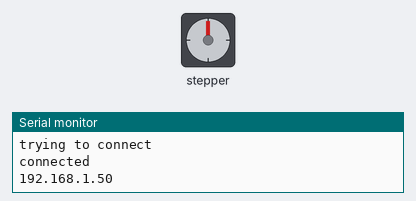
Simulated run of this sketch. Board: ESP8266 (NodeMCU). Shown: stepper motor, the last lines printed to the serial monitor. WiFi joins after 1.5 s; servers stay silent unless stated; the Firebase database answers and starts empty; stepper angles assume 500 steps per turn.

Above: at 2.55 s.
At 11.7 s:
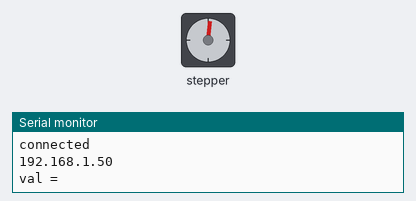
At 12.1 s:
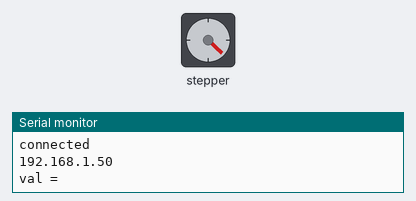
At 12.5 s:
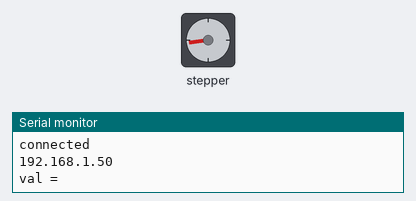
Timing chart, 0 to 18.1 s (numbered marks = the images above):
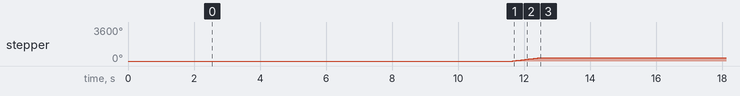

Measured:
- by itself, stepper: turns 360° clockwise in 0.86 s, repeating every 12.0 s

The sketch:

practice.ino
```cpp
#include<ArduinoJson.h>
#include<ArduinoJson.hpp>
#include<FirebaseArduino.h>
#include<ESP8266WiFi.h>
#include<Stepper.h>
#define wifi "Heisenberg"
#define pass "scanf(&n)"
#define host "test-8c359-default-rtdb.firebaseio.com"
#define auth "waqtMbJlSVYaaOJkTpTiWoElsIwFKOSWRiJb7OyQ"
const int steps = 500;
const int pin1 = D0;
const int pin2 = D1;
const int pin3 = D2;
const int pin4 = D3;
const int pin5 = D5;
const int pin6 = D6;
const int pin7 = D7;
const int pin8 = D8;
Stepper stepper(steps,pin1,pin3,pin2,pin4);
Stepper stepper2(steps,pin5,pin7,pin6,pin8);
#define IR_PIN D0
#define IR_PIN2 D7

void setup() {
  pinMode(IR_PIN, INPUT);
  pinMode(IR_PIN2, INPUT);
  Serial.begin(9600);
  WiFi.enableInsecureWEP();
  WiFi.begin(wifi,pass);
  Serial.println("connecting...");
  while(WiFi.status() != WL_CONNECTED)
  {
    Serial.println("trying to connect");
    delay(500);
  }
  Serial.println();
  Serial.println("connected");
  Serial.println(WiFi.localIP());
  stepper.setSpeed(55);
  delay(500);
  stepper2.setSpeed(70);
  delay(500);
  Firebase.begin(host,auth);
}

void loop() {
  String value = Firebase.getString("/Payment/Option");
  Serial.println("val = " + value);
  delay(9000);
  bool bb = 1;
  for(int i = 1; i <= 3 && bb; ++i)
  {
    for(int j = 1; j <= 5 && bb; ++j)
    {
      stepper2.step(steps);
      delay(1000);
      bool sense = digitalRead(IR_PIN2);
      Serial.println( sense);
      if(sense == 0)
        bb = 0;
    }
  }
  delay(1000);
}
```
